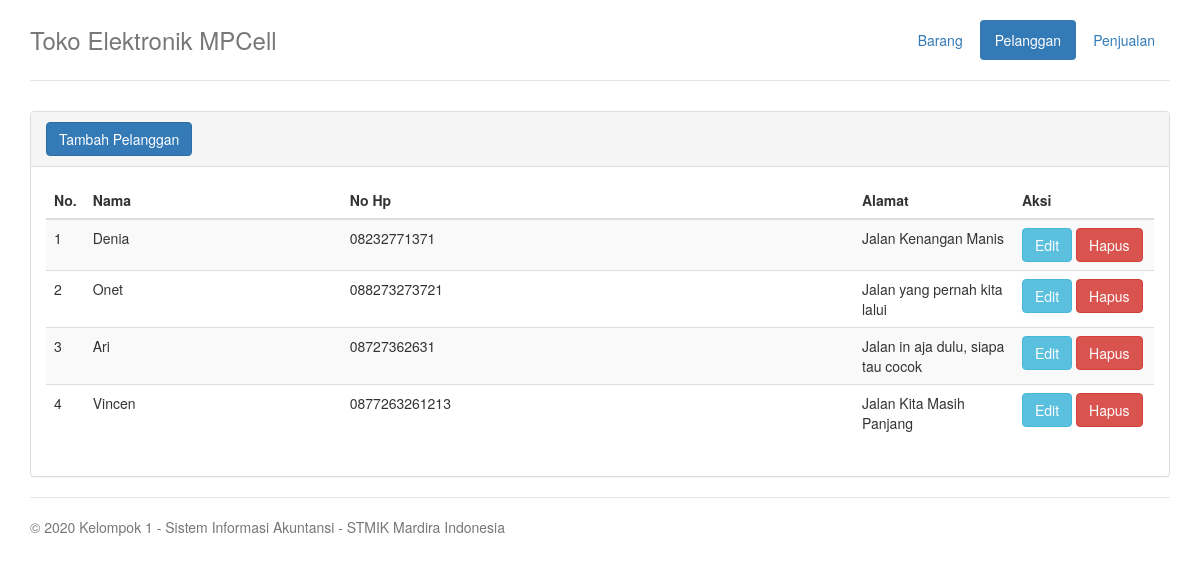
The app's page /index.php/pelanggan with its own data.
### tables this page shows
CREATE TABLE `pelanggan` (
  `id` int(11) NOT NULL,
  `nama` varchar(150) NOT NULL,
  `no_hp` varchar(25) NOT NULL,
  `alamat` text NOT NULL
);

### application/controllers/Pelanggan.php (called while the page is built, shortened)
<?php
class Pelanggan extends MY_Controller
{
    public function __construct()
    {
        $this->load->model('pelanggan_model');
    }
    public function index()
    {
        $data['list_pelanggan'] = $this->pelanggan_model->listPelanggan();
        $data['view'] = 'pelanggan/index';
        $data['title'] = 'Pelanggan';
        $this->load->view('layout', $data);
    }
}

### index.php (called while the page is built, shortened)
<?php
require_once BASEPATH.'core/CodeIgniter.php';

### application/models/Pelanggan_model.php (called while the page is built, shortened)
<?php
class Pelanggan_model extends CI_Model
{
    public function listPelanggan($where = array(), $where_like = array(), $orderBy = array())
    {
        $this->db->from('pelanggan');
        $this->db->order_by("id", "DESC");
        $query = $this->db->get();
        return $query->result();
    }
}

### application/views/pelanggan/index.php (the view)
<div class="row">
    <div class="col-md-12">
        <div class="panel panel-default">
            <div class="panel-heading">
                <a href="<?php echo site_url('pelanggan/tambah'); ?>" class="btn btn-primary">Tambah Pelanggan</a>
            </div>
            <div class="panel-body">
                <table class="table table-striped table-hover">
                    <thead>
                        <tr>
                            <th style="width: 10px;">No.</th>
                            <th>Nama</th>
                            <th>No Hp</th>
                            <th style="width: 160px;">Alamat</th>
                            <th style="width: 140px;">Aksi</th>
                        </tr>
                    </thead>
                    <tbody>
                        <?php if (!empty($list_pelanggan)) { ?>
                            <?php $no = 0; foreach($list_pelanggan as $pelanggan) { ?>
                                <tr>
                                    <td><?php echo $no += 1; ?></td>
                                    <td><?php echo $pelanggan->nama; ?></td>
                                    <td><?php echo $pelanggan->no_hp; ?></td>
                                    <td><?php echo $pelanggan->alamat; ?></td>
                                    <td>
                                        <a href="<?php echo site_url("pelanggan/edit/" . $pelanggan->id) ?>" class="btn btn-info">Edit</a>
                                        <a href="<?php echo site_url("pelanggan/delete/" . $pelanggan->id)?>" class="btn btn-danger">Hapus</a>
                                    </td>
                                </tr>
                            <?php } ?>
                        <?php } else { ?>
                            <tr>
                                <td colspan="9" class="text-center">Tidak ada data Pelanggan</td>
                            </tr>
                        <?php } ?>
                    </tbody>
                </table>
            </div>
        </div>
    </div>
</div>

### assets/css/jumbotron-narrow.css (style rules this page uses)
body { padding-top: 20px; padding-bottom: 20px; }

### records on screen
pelanggan: no "1", nama "Denia", no_hp "08232771371", alamat "Jalan Kenangan Manis"
pelanggan: no "2", nama "Onet", no_hp "088273273721", alamat "Jalan yang pernah kita lalui"
pelanggan: no "3", nama "Ari", no_hp "08727362631", alamat "Jalan in aja dulu, siapa tau cocok"
pelanggan: no "4", nama "Vincen", no_hp "0877263261213", alamat "Jalan Kita Masih Panjang"

### other values on screen
APP_NAME "Toko Elektronik MPCell"
APP_AUTHOR "Kelompok 1 - Sistem Informasi Akuntansi - STMIK Mardira Indonesia"
